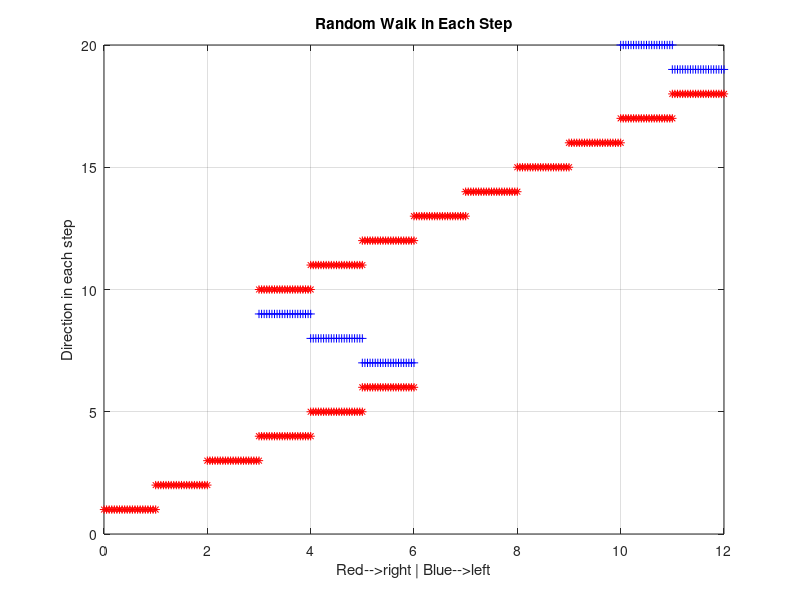

Here is the MATLAB script that generated this plot:
%Example5p6
%The code simulates random walk in 1-d
close all; Y=1; P = 0;%position
Steps = 20; Step = 1;
for i=1:Steps
    W = rand;
    if W>0.5
        P = P + Step;
        St = linspace(P-1,P,21);
        plot(St,Y,'r*')
        hold on
    else
        St = linspace(P,P-1,21);
        P = P - Step;
        plot(St,Y,'b+')
        hold on
    end
    Y = Y + 1;
    pause(0.5)
end
grid on
xlabel('Red-->right | Blue-->left')
ylabel('Direction in each step')
title('Random Walk in Each Step')
disp(['Final Place :',num2str(P)])
